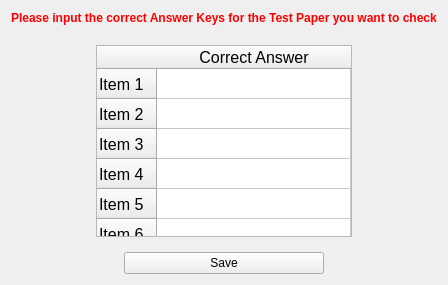
      <widget class="QWidget" name="AnswerKeyTab">
       <attribute name="title">
        <string>     Answer Keys     </string>
       </attribute>
       <layout class="QVBoxLayout" name="verticalLayout">
        <item alignment="Qt::AlignHCenter">
         <widget class="QLabel" name="AnswerKeyGuideLabel">
          <property name="font">
           <font>
            <weight>75</weight>
            <bold>true</bold>
           </font>
          </property>
          <property name="styleSheet">
           <string notr="true">color: rgb(255, 0, 0);</string>
          </property>
          <property name="text">
           <string>Please input the correct Answer Keys for the Test Paper you want to check</string>
          </property>
          <property name="margin">
           <number>0</number>
          </property>
         </widget>
        </item>
        <item>
         <widget class="QFrame" name="AnsKeyTblFrame">
          <layout class="QVBoxLayout" name="verticalLayout_4">
           <property name="topMargin">
            <number>14</number>
           </property>
           <item alignment="Qt::AlignHCenter">
            <widget class="QTableWidget" name="AnsKeyTbl">
             <property name="maximumSize">
              <size>
               <width>350</width>
               <height>16777215</height>
              </size>
             </property>
             <property name="font">
              <font>
               <pointsize>12</pointsize>
              </font>
             </property>
             <property name="verticalScrollBarPolicy">
              <enum>Qt::ScrollBarAlwaysOff</enum>
             </property>
             <property name="horizontalScrollBarPolicy">
              <enum>Qt::ScrollBarAlwaysOff</enum>
             </property>
             <property name="showGrid">
              <bool>true</bool>
             </property>
             <property name="cornerButtonEnabled">
              <bool>true</bool>
             </property>
             <attribute name="horizontalHeaderCascadingSectionResizes">
              <bool>false</bool>
             </attribute>
             <attribute name="horizontalHeaderShowSortIndicator" stdset="0">
              <bool>false</bool>
             </attribute>
             <attribute name="horizontalHeaderStretchLastSection">
              <bool>true</bool>
             </attribute>
             <row>
              <property name="text">
               <string>Item 1</string>
              </property>
             </row>
             <row>
              <property name="text">
               <string>Item 2</string>
              </property>
             </row>
             <row>
              <property name="text">
               <string>Item 3</string>
              </property>
             </row>
             <row>
              <property name="text">
               <string>Item 4</string>
              </property>
             </row>
             <row>
              <property name="text">
               <string>Item 5</string>
              </property>
             </row>
             <row>
              <property name="text">
               <string>Item 6</string>
              </property>
             </row>
             <row>
              <property name="text">
               <string>Item 7</string>
              </property>
             </row>
             <row>
              <property name="text">
               <string>Item 8</string>
              </property>
             </row>
             <row>
              <property name="text">
               <string>Item 9</string>
              </property>
             </row>
             <row>
              <property name="text">
               <string>Item 10</string>
              </property>
             </row>
             <column>
              <property name="text">
               <string>Correct Answer</string>
              </property>
             </column>
            </widget>
           </item>
          </layout>
         </widget>
        </item>
        <item alignment="Qt::AlignHCenter">
         <widget class="QPushButton" name="saveAnsKeyBtn">
          <property name="minimumSize">
           <size>
            <width>200</width>
            <height>0</height>
           </size>
          </property>
          <property name="maximumSize">
           <size>
            <width>400</width>
            <height>16777215</height>
           </size>
          </property>
          <property name="text">
           <string>Save</string>
          </property>
         </widget>
        </item>
       </layout>
      </widget>
